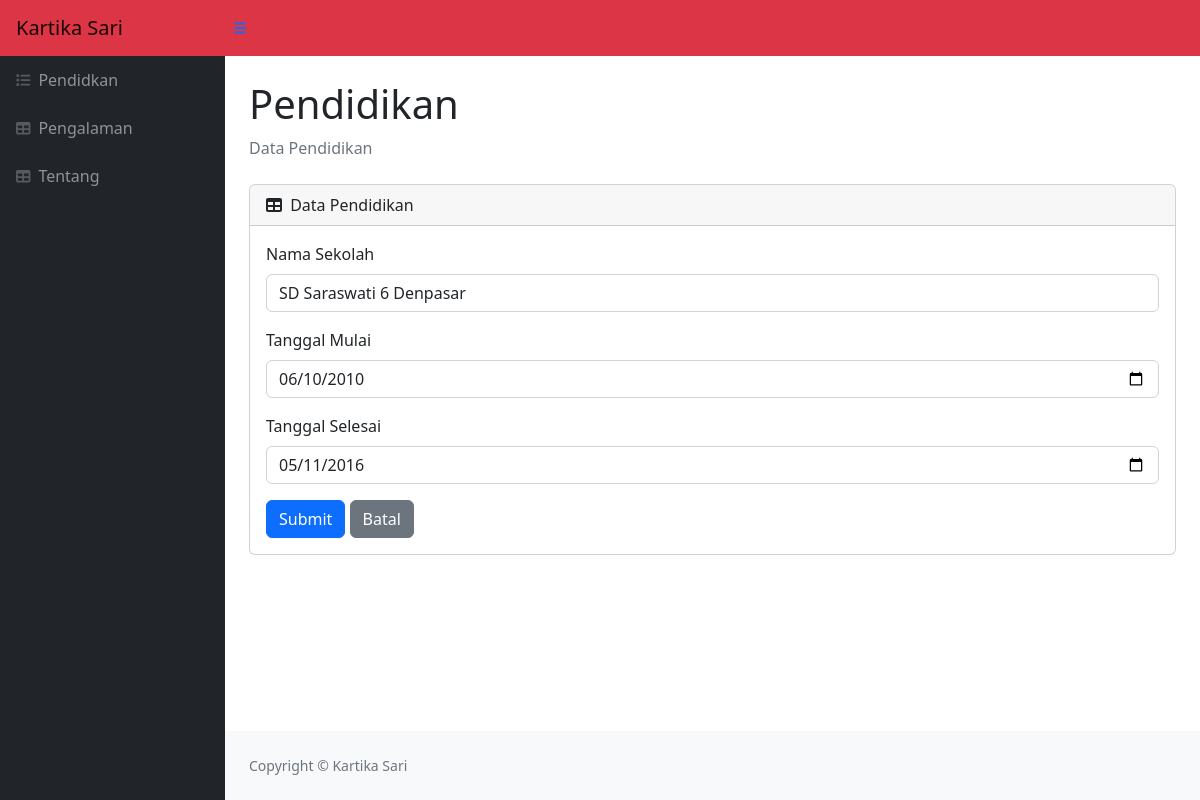
/admin/ubah.php?id=1, run on the app's committed database.
### tables this page shows
CREATE TABLE `pendidkan` (
  `id` int NOT NULL,
  `nama` varchar(255) NOT NULL,
  `dari` date NOT NULL,
  `sampai` date NOT NULL
);

### admin/ubah.php (the view, shortened to what this page needs)
<!DOCTYPE html>
<html lang="en">
    <head>
        <link href="https://cdn.jsdelivr.net/npm/simple-datatables@7.1.2/dist/style.min.css" rel="stylesheet" />
        <link href="css/styles.css" rel="stylesheet" />
    </head>
    <body class="sb-nav-fixed">
        <nav class="sb-topnav navbar navbar-expand navbar-danger bg-danger">
            <a class="navbar-brand ps-3" href="index.html">Kartika Sari</a>
            <button class="btn btn-link btn-sm order-1 order-lg-0 me-4 me-lg-0" id="sidebarToggle" href="#!"><i class="fas fa-bars"></i></button>
        </nav>
        <div id="layoutSidenav">
            <div id="layoutSidenav_nav">
                <nav class="sb-sidenav accordion sb-sidenav-dark" id="sidenavAccordion">
                    <div class="sb-sidenav-menu">
                        <div class="nav">
                            <a class="nav-link" href="index.php">
                                <div class="sb-nav-link-icon"><i class="fas fa-list"></i></div>
                               Pendidkan
                            </a>
                            <a class="nav-link" href="pengalaman.php">
                                <div class="sb-nav-link-icon"><i class="fas fa-table"></i></div>
                                Pengalaman
                            </a>
                            <a class="nav-link" href="tentang.php">
                                <div class="sb-nav-link-icon"><i class="fas fa-table"></i></div>
                                Tentang
                            </a>
                        </div>
                    </div>
                </nav>
            </div>
            <div id="layoutSidenav_content">
                <main>
                    <div class="container-fluid px-4">
                        <h1 class="mt-4">Pendidikan</h1>
                        <ol class="breadcrumb mb-4">
                            <li class="breadcrumb-item active">Data Pendidikan</li>
                        </ol>
                        <div class="card mb-4">
                            <div class="card-header">
                                <i class="fas fa-table me-1"></i>
                                Data Pendidikan
                            </div>
                            <div class="card-body">
                            <?php
                    include 'koneksi.php';
                    $id = $_GET['id'];
                    $data = mysqli_query($koneksi,"select * from pendidkan where id='$id'");
                    while($d = mysqli_fetch_array($data)){
                    ?>
                            <form  method="post" action="merubah.php" enctype="multipart/form-data">
                              <div class="mb-3">
                                <label for="exampleInputEmail1" class="form-label">Nama Sekolah</label>
                                <input type="text" class="form-control" name="nama" value="<?php echo $d['nama']; ?>" placeholder="Nama Sekolah" required>
                              </div>
                              <div class="mb-3">
                                <label for="exampleInputPassword1" class="form-label">Tanggal Mulai</label>
                                <input type="date" class="form-control" name="dari" value="<?php echo $d['dari']; ?>"  required>
                              </div>
                              <div class="mb-3">
                                <label for="exampleInputPassword1" class="form-label">Tanggal Selesai</label>
                                <input type="date" class="form-control" value="<?php echo $d['sampai']; ?>" name="selesai" required>
                              </div>
                              <button type="submit" class="btn btn-primary">Submit</button>
                              <a href="index.php" class="btn btn-secondary">Batal</a>
                            </form>
                            <?php
                        }
                        ?>
                            </div>
                        </div>
                    </div>
                </main>
                <footer class="py-4 bg-light mt-auto">
                    <div class="container-fluid px-4">
                        <div class="d-flex align-items-center justify-content-between small">
                            <div class="text-muted">Copyright &copy; Kartika Sari</div>
                        </div>
                    </div>
                </footer>
            </div>
        </div>
    </body>
</html>

### data on the page
pendidkan: nama "SD Saraswati 6 Denpasar", dari "06/10/2010", selesai "05/11/2016"
